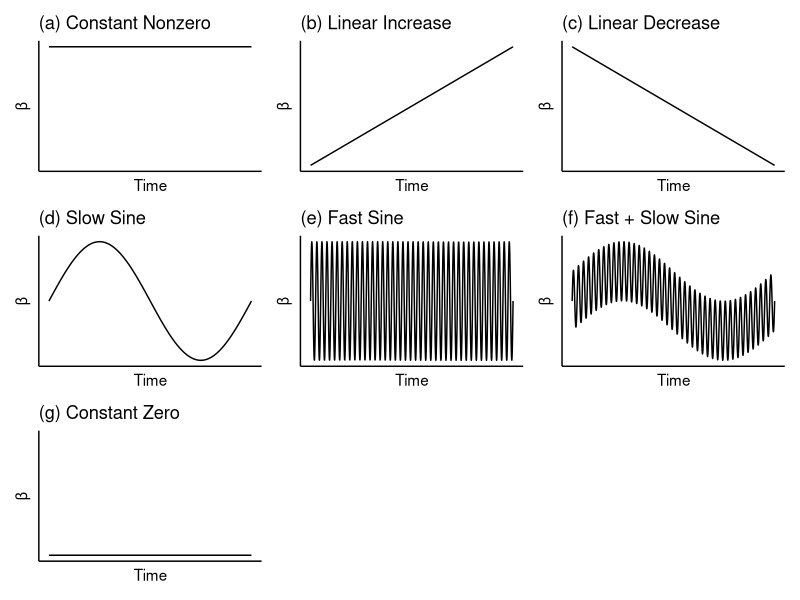

R code for this plot:

# Adopted from Haslbeck, J. M. B., Bringmann, L. F., & Waldorp, L. J. (2021). A Tutorial on Estimating Time-Varying Vector Autoregressive Models. Multivariate Behavioral Research, 56(1), 120-149. https://doi.org/10.1080/00273171.2020.1743630

GenerateGraph <- function(n_parameters,
                          sparsity,
                          theta,
                          N,
                          seed,
                          verbose=FALSE,
                          max_check=10000) {

  set.seed(seed)

  # ---------- Define Graph Types ----------

  # Define Graph Types
  edgetypes <- list()
  x <- seq(0, theta, length = N)
  k <- 15

  edgetypes[[1]] <- rep(theta, N) # Edge 1: Constant
  edgetypes[[2]] <- seq(0, theta, length = N) # Edge 2: Linear Increase
  edgetypes[[3]] <- seq(theta, 0, length = N) # Edge 3: Linear Decrease
  # Edge 4: Fast Sine
  edgetypes[[4]] <- theta * (sin((2/5) * base::pi * 1:N) / 2 + 0.5)
  # Edge 5: Slow Sine
  edgetypes[[5]] <- theta * (sin((2/1825) * base::pi * 1:N) / 2 + 0.5)
  # Edge 6: Slow + Fast Sine
  edgetypes[[6]] <- theta *
    ((sin((2/5) * base::pi * 1:N) + sin((2/1825) * base::pi * 1:N)) / 4 + 0.5)



  # ---------- Generate and Assign Edges ----------

  check <- 0
  counter <- 1

  while(check == 0) {

    # ---- 1) Generate Graph Structure -----

    # What are we doing here?
    # a) Set all autocorrelations in the diagonal to be present
    # b) sample size off-diagonal elements, reflecting the specified P(e)

    # Generate Empty Graph
    n_edges <- n_parameters^2 - n_parameters # minus diagonal
    n_upper_diag <- n_parameters*(n_parameters-1)/2 # same for lower diag, of course
    size <- round(n_edges*sparsity)
    v_e <- sample(2:n_edges, size = size, replace = FALSE)

    # Fill in 2d Dummy matrix
    G_aux <- matrix(NA, n_parameters, n_parameters)
    diag(G_aux) <- 1
    G_aux[upper.tri(G_aux)] <- 2:(n_upper_diag+1) # not using 1, so I can subset using unequal 3 lines down
    G_aux[lower.tri(G_aux)] <- (n_upper_diag+2):(n_upper_diag*2+1)
    G_aux[which(G_aux %in% v_e, arr.ind = TRUE)] <- 1
    G_aux[G_aux != 1] <- 0

    # get indicator for which entries are 1
    ind_present <- which(G_aux == 1, arr.ind = TRUE)

    # ---- 2) Assign the Type of Edges -----

    Gind <- matrix(0, n_parameters, n_parameters) # Storage: summary information
    G <- array(0, dim = c(n_parameters, n_parameters, N)) # the 3D time-varying VAR array

    for(i in 1:nrow(ind_present)) {
      type_i <- sample(1:6, size = 1)
      G[ind_present[i, 1], ind_present[i, 2], ] <- edgetypes[[type_i]]
      Gind[ind_present[i, 1], ind_present[i, 2]] <- type_i
    }

    # ---------- Check Eigenvalue Condition ----------

    # Check condition for each time step
    G_check <- apply(G, 3, function(x) {
      eig_x <- eigen(x)
      sum(abs(eig_x$values) >= 1) > 0 # TRUE if violated
    })

    if(sum(G_check) == 0) {
      check <- 1 # break the loop
    } else {
      counter <- counter + 1
    }

    # To avoid infinite loop: break after 1000 loops:

    if(counter > max_check) stop('No graph within the constrained region found in 1000 iterations.')
    if(verbose) print(counter)

  }




  # ---------- Export ----------

  outlist <- list('G' = G,
                  'Gind' = Gind,
                  'counter' = counter)

  return(outlist)

} # eoF: GenerateGraph



VARData <- function(graph,
                    th,
                    sd,
                    seed) {

  set.seed(seed)

  N <- dim(graph)[3]
  p <- dim(graph)[1]

  data <- matrix(NA, N, p)
  data[1,] <- rnorm(p, 0, sd)


  for(t in 2:N) {
    for(node in 1:p) {
      data[t, node] <- th[t, node] + sum(data[t-1,] * graph[node,,t]) + rnorm(1, mean = 0, sd = sd)
    }
  }

  return(data)

}

# Parameter Type Plots ----

library(ggplot2)
library(patchwork)

a <-ggplot(data.frame(x = 0:1825, y = rep(1,1826)), aes(x,y)) +
  geom_line() +
  ylim(0,1) +
  theme_classic() +
  ylab("\u03B2") +
  xlab("Time") +
  theme(axis.text.x = element_blank(),
        axis.ticks.x = element_blank(),
        axis.text.y = element_blank(),
        axis.ticks.y = element_blank()) +
  ggtitle("(a) Constant Nonzero")

b <- ggplot(data.frame(x = 0:1825), aes(x)) +
  stat_function(
    fun = function (x) x,
    n = 2000)  +
  ylab("\u03B2") +
  xlab("Time") +
  theme_classic() +
  theme(axis.text.x = element_blank(),
        axis.ticks.x = element_blank(),
        axis.text.y = element_blank(),
        axis.ticks.y = element_blank()) +
  ggtitle("(b) Linear Increase")

c <- ggplot(data.frame(x = 0:1825), aes(x)) +
  stat_function(
    fun = function (x) -x,
    n = 2000)  +
  ylab("\u03B2") +
  xlab("Time") +
  theme_classic() +
  theme(axis.text.x = element_blank(),
        axis.ticks.x = element_blank(),
        axis.text.y = element_blank(),
        axis.ticks.y = element_blank()) +
  ggtitle("(c) Linear Decrease")

d <- ggplot(data.frame(x = 0:1825), aes(x)) +
  stat_function(
    fun = function (x) sin((2/1825) * base::pi * x) / 4 + 0.5,
    n = 2000)  +
  ylab("\u03B2") +
  xlab("Time") +
  theme_classic() +
  theme(axis.text.x = element_blank(),
        axis.ticks.x = element_blank(),
        axis.text.y = element_blank(),
        axis.ticks.y = element_blank()) +
  ggtitle("(d) Slow Sine")

e <- ggplot(data.frame(x = 0:200), aes(x)) +
  stat_function(
    fun = function (x) (sin((2/5) * base::pi * x) / 2 + 0.5),
    n = 1000)  +
  ylab("\u03B2") +
  xlab("Time") +
  theme_classic() +
  theme(axis.text.x = element_blank(),
        axis.ticks.x = element_blank(),
        axis.text.y = element_blank(),
        axis.ticks.y = element_blank()) +
  ggtitle("(e) Fast Sine")


f <- ggplot(data.frame(x = 0:200), aes(x)) +
  stat_function(
    fun = function (x) (sin((2/5) * base::pi * x) + sin((2/200) * base::pi * x)) / 4 + 0.5,
    n = 1000)  +
  ylab("\u03B2") +
  xlab("Time") +
  theme_classic() +
  theme(axis.text.x = element_blank(),
        axis.ticks.x = element_blank(),
        axis.text.y = element_blank(),
        axis.ticks.y = element_blank())  +
  ggtitle("(f) Fast + Slow Sine")

g <- ggplot(data.frame(x = 0:1825, y = rep(0, 1826)), aes(x,y)) +
  geom_line() +
  ylim(0,1) +
  theme_classic() +
  ylab("\u03B2") +
  xlab("Time") +
  theme(axis.text.x = element_blank(),
        axis.ticks.x = element_blank(),
        axis.text.y = element_blank(),
        axis.ticks.y = element_blank()) +
  ggtitle("(g) Constant Zero")

parameter_type_plots <- wrap_plots(a, b, c, d, e, f, g)

ggsave("parameter_type_plots.png", parameter_type_plots, dpi = 350)
